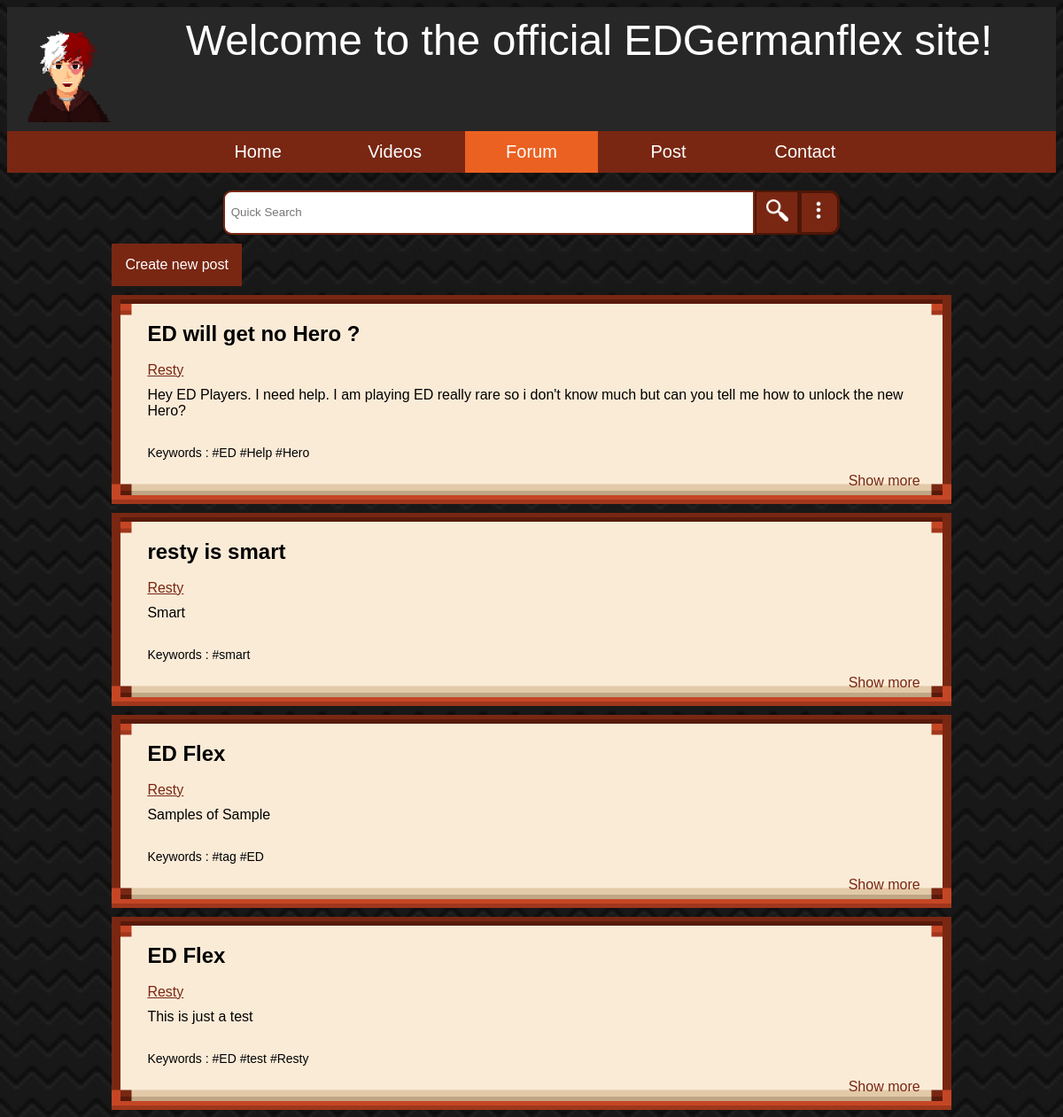
Page /team/nick/forum/ on the earlier database version.
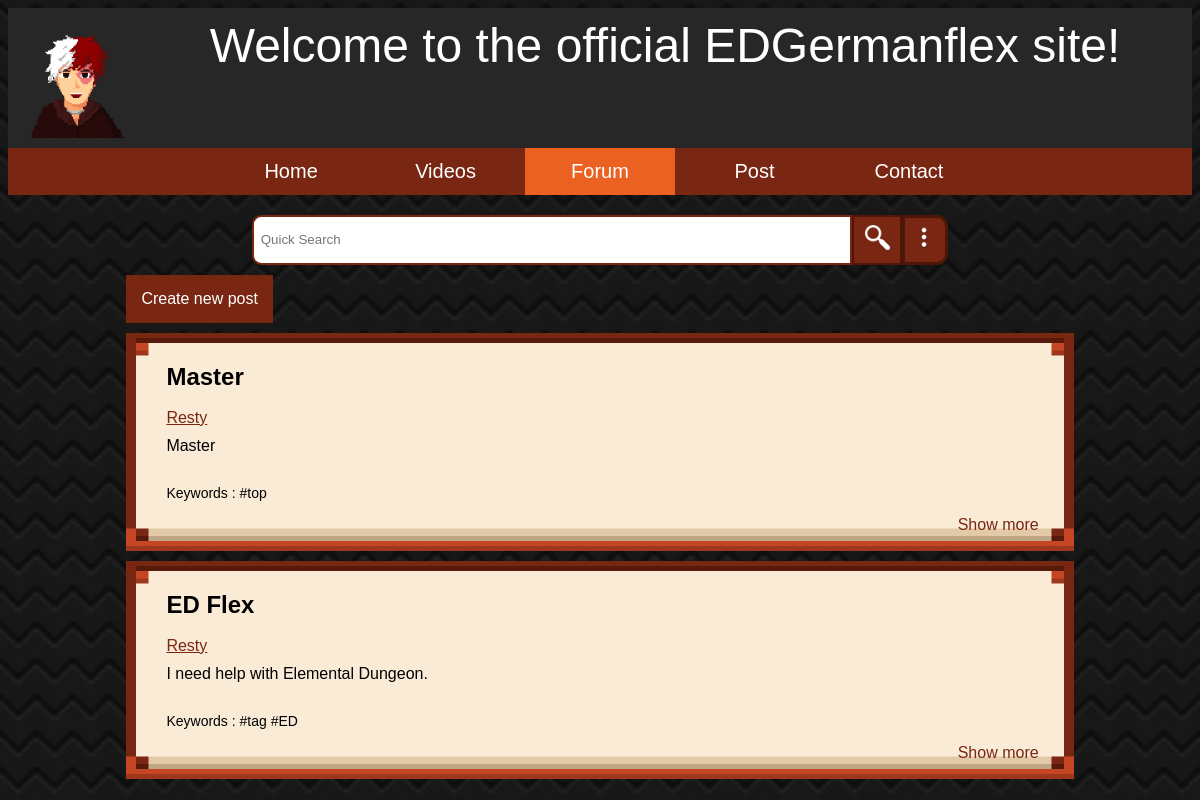
Same page on the later database version.
### team/models.py (models this page shows, shortened)
class forum(models.Model):
    user = models.CharField(max_length=255, default=' ')
    title = models.CharField(max_length=100, unique=False, blank=False, default='')
    message = models.CharField(max_length=255)
    tags = models.CharField(max_length=255)
    created_at = models.DateTimeField(auto_now_add=True)

### team/views.py (the view)
# urls.py: path('nick/forum/', views.forum_view, name='forums'),
def forum_view(request):
    data = forum.objects.all().order_by('-created_at')
    form = addforum()
    if request.method == 'POST':
        form = addforum(request.POST)
        if form.is_valid():
            instance = form.save(commit=False)
            instance.user = request.user.username
            instance.save()
    return render(request, 'nick/forum.html', {'message': data, 'form': form})

### team/forms.py
class addforum(forms.ModelForm):
    class Meta:
        model = forum
        fields = ['title', 'message', 'tags']
        widgets = {
            'title': forms.TextInput(attrs={'id': 'createTopic'}),
            'message': forms.Textarea(attrs={'id': 'createDesc'}),
            'tags': forms.TextInput(attrs={'id': 'keywords'})
        }

### templates/nick/forum.html (shortened to what this page needs)
{% load static %}
<!DOCTYPE html>
<html>
    <head>
        <link rel="stylesheet" href={% static 'css/nick/holy-cascade.css' %}>
    </head>
    <body>
        <div id="containor">
            <div id="topBanner">
                <div>
                    <label>Welcome to the official EDGermanflex site!</label>
                    <img src={% static 'img/nick/logo.png' %} style="width: 120px; height: 120px; float: left; padding-left: 10px;">
                </div>
            </div>
            <div id="scroll">
                <button class="buttonTop" onClick="window.location='/team/nick/';">Home</button>
                <button class="buttonTop" onClick="window.location='/team/nick/videos';">Videos</button>
                <button class="buttonTop" style="background-color:  rgb(235, 97, 33);" onClick="window.location='/team/nick/forum';">Forum</button>
                <button class="buttonTop" onClick="window.location='/team/nick/posts';">Post</button>
                <button class="buttonTop" onClick="window.location='/team/nick/contact';">Contact</button>
            </div>
            <form action="/team/nick/forum/search" method="get">
            <div id="search">
                <input type="search" name="searching" id="searchBar" placeholder="Quick Search">
                <button id="searchButton"><img src={% static 'img/nick/search.png' %} style="width: 25px; height: 25px;"> </button>
                <div id='filter' onclick='filterSearch()'><img src={% static 'img/nick/3dots.png' %} style="width: 40px; height: 40px;"></div>
            </div>
            </form>
            <button onclick="location.href='/team/nick/forum/create';" id='buttonNewPost'>Create new post</button>
            {% for data in message %}
                <div class="post">
                <label style="font-size: 24px; padding: 10px; color: rgb(0,0,0);"><b>{{ data.title }}</b></label><br><br>
                <a href='/authorprofile' style="float: none; padding: 10px;">{{ data.user }}</a>
                <span>{{ data.message }}</span>
                <span id="tags">Keywords : {{ data.tags }}</span>
                <div style="padding-right: 20px; padding: 5px;"><a>Show more</a></div>
                </div>
            {% endfor %}
        </div>
    </body>
</html>

### team/static/css/nick/holy-cascade.css (style rules this page uses)
#filter { background-color: rgb(121, 39, 18); border: none; border:rgb(77, 22, 8) solid; border-width: .2em; border-radius: 0 .7em .7em 0; }
#buttonNewPost { background-color: rgb(121, 39, 18); border: none; padding: 15px; margin-top: 10px; margin-left: 10%; font-size: 16px; text-decoration: none; color: white; cursor: pointer; }
body { background-image: url("../../img/nick/patterndark.png"); background-size: 2000px; background-repeat: inherit; font-family: 'Gill Sans', 'Gill Sans MT', Calibri, 'Trebuchet MS', sans-serif; }
span { display: block; word-wrap: break-word; font-size: 16px; padding: 10px; }
a { float: right; color: rgb(121, 39, 18); }
#search { display: flex; justify-content: center; margin-top: 20px; }
#searchBar { border:rgb(121, 39, 18) solid; border-width: .2em; border-radius: .7em 0 0 .7em; padding: .2em .2em .2em .5em; width: 600px; height: 50px; }
#searchButton { border:rgb(77, 22, 8) solid; border-width: .2em; background-color: rgb(121, 39, 18); color:white; font-weight:bold; padding-bottom: .2em; width: 50px; }
.post { background-color:#faebd7; border: 30px solid transparent; border-image: url('../../img/nick/darkthiccborder.png') 20% round; margin-left: 10%; margin-right: 10%; margin-top: 10px; width: auto; height: max-content; }
.buttonTop { padding: 1%; width: 150px; background-color:rgb(121, 39, 18); border:0px; color: white; font-size: 20px; }
#scroll { text-align: center; background-color: rgb(121, 39, 18); }
#topBanner { float: left; color: rgb(255, 255, 255); text-align: center; width: 100%; padding-bottom: 10px; padding-top: 10px; background-color: rgb(39, 39, 39); font-size: 48px; }
#tags { margin-top: 10px; font-size: 14px; }

Differences in the rows shown:
removed forum: title "ED will get no Hero ?", user "Resty", message "Hey ED Players. I need help. I am playing ED really rare so i don't know much but can you tell me how to unlock the new Hero?", tags "#ED #Help #Hero"
removed forum: title "resty is smart", user "Resty", message "Smart", tags "#smart"
removed forum: title "ED Flex", user "Resty", message "Samples of Sample", tags "#tag #ED"
removed forum: title "ED Flex", user "Resty", message "This is just a test", tags "#ED #test #Resty"
added forum: title "Master", user "Resty", message "Master", tags "#top"
added forum: title "ED Flex", user "Resty", message "I need help with Elemental Dungeon.", tags "#tag #ED"
